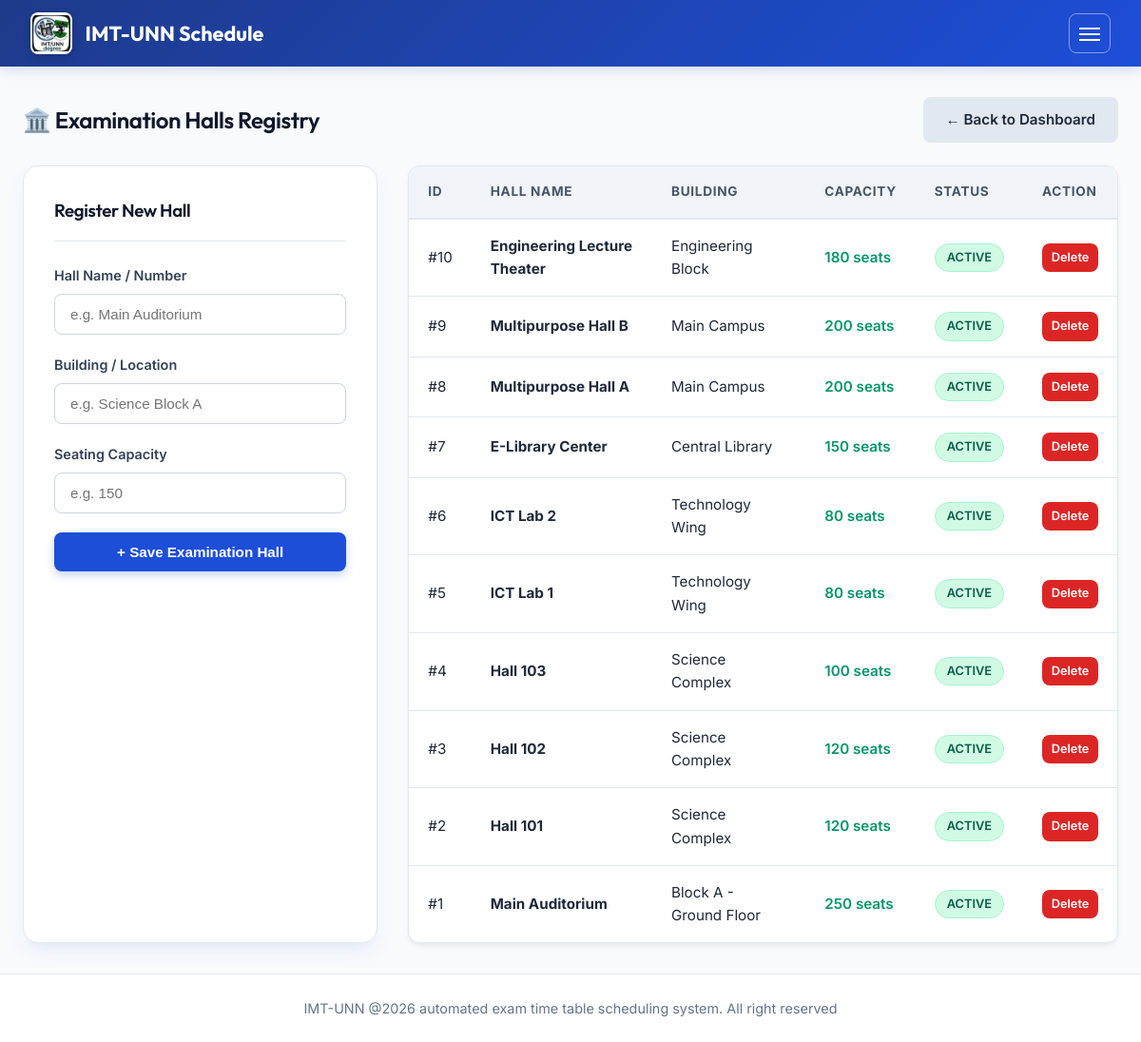
/admin/register_hall.php (signed in), run on the app's committed database.
### tables this page shows
CREATE TABLE IF NOT EXISTS `halls` (
  `id`         INT AUTO_INCREMENT PRIMARY KEY,
  `hall_name`  VARCHAR(100) NOT NULL,
  `building`   VARCHAR(100) DEFAULT NULL,
  `capacity`   INT NOT NULL DEFAULT 50,
  `status`     ENUM('active','inactive') DEFAULT 'active',
  `created_at` TIMESTAMP DEFAULT CURRENT_TIMESTAMP
);

### admin/register_hall.php (the view, shortened to what this page needs)
<?php
require_once '../includes/db.php';
$halls = $pdo->query("SELECT * FROM halls ORDER BY id DESC")->fetchAll();
require_once '../includes/header.php';
?>
<div class="page-header">
  <h2>🏛️ Examination Halls Registry</h2>
  <a href="dashboard.php" class="btn btn-secondary">&larr; Back to Dashboard</a>
</div>
<div class="management-grid">
  <div class="form-card" style="margin: 0;">
    <div class="form-header">
      <h3>Register New Hall</h3>
    </div>
    <form action="register_hall.php" method="POST">
      <div class="form-group">
        <label for="hall_name">Hall Name / Number</label>
        <input type="text" id="hall_name" name="hall_name" class="form-control" placeholder="e.g. Main Auditorium" required>
      </div>
      <div class="form-group">
        <label for="building">Building / Location</label>
        <input type="text" id="building" name="building" class="form-control" placeholder="e.g. Science Block A">
      </div>
      <div class="form-group">
        <label for="capacity">Seating Capacity</label>
        <input type="number" id="capacity" name="capacity" class="form-control" placeholder="e.g. 150" min="1" required>
      </div>
      <button type="submit" name="add_hall" class="btn btn-primary" style="width: 100%;">+ Save Examination Hall</button>
    </form>
  </div>
  <div class="table-responsive">
    <table class="custom-table">
      <thead>
        <tr>
          <th>ID</th>
          <th>Hall Name</th>
          <th>Building</th>
          <th>Capacity</th>
          <th>Status</th>
          <th>Action</th>
        </tr>
      </thead>
      <tbody>
        <?php if (!empty($halls)): ?>
          <?php foreach ($halls as $hall): ?>
            <tr>
              <td>#<?php echo $hall['id']; ?></td>
              <td><strong><?php echo htmlspecialchars($hall['hall_name']); ?></strong></td>
              <td><?php echo htmlspecialchars($hall['building'] ?: 'N/A'); ?></td>
              <td><span style="font-weight: 600; color: var(--accent-success);"><?php echo $hall['capacity']; ?> seats</span></td>
              <td><span class="badge badge-published"><?php echo ucfirst($hall['status']); ?></span></td>
              <td>
                <a href="register_hall.php?delete=<?php echo $hall['id']; ?>" onclick="return confirmDelete('Are you sure you want to delete this hall?');" class="btn btn-danger" style="padding: 0.3rem 0.6rem; font-size: 0.8rem;">Delete</a>
              </td>
            </tr>
          <?php endforeach; ?>
        <?php else: ?>
          <tr>
            <td colspan="6" style="text-align: center; color: var(--text-muted);">No examination halls registered yet.</td>
          </tr>
        <?php endif; ?>
      </tbody>
    </table>
  </div>
</div>
<?php require_once '../includes/footer.php'; ?>

### css/style.css (style rules this page uses)
:root { --bg-main: #f8fafc; --bg-card: #ffffff; --bg-card-hover: #f1f5f9; --text-main: #0f172a; --text-muted: #64748b; --accent-primary: #1d4ed8; --accent-primary-hover: #1e40af; --accent-blue-light: #eff6ff; --accent-success: #059669; --accent-warning: #d97706; --accent-danger: #dc2626; --accent-info: #0284c7; --border-color: #e2e8f0; --nav-bg: linear-gradient(135deg, #1e3a8a 0%, #1d4ed8 100%); --radius-sm: 8px; --radius-md: 12px; --radius-lg: 16px; --shadow-main: 0 10px 25px -5px rgba(29, 78, 216, 0.08), 0 8px 10px -6px rgba(0, 0, 0, 0.04); --shadow-card: 0 4px 6px -1px rgba(0, 0, 0, 0.05), 0 2px 4px -1px rgba(0, 0, 0, 0.03); --transition: all 0.25s cubic-bezier(0.4, 0, 0.2, 1); }
* { box-sizing: border-box; margin: 0; padding: 0; }
body { font-family: 'Inter', sans-serif; background-color: var(--bg-main); color: var(--text-main); min-height: 100vh; display: flex; flex-direction: column; line-height: 1.6; }
h1, h2, h3, h4, h5, h6 { font-family: 'Outfit', sans-serif; font-weight: 600; color: #0f172a; letter-spacing: -0.02em; }
a { color: var(--accent-primary); text-decoration: none; transition: var(--transition); }
.form-card { background: var(--bg-card); border: 1px solid var(--border-color); border-radius: var(--radius-lg); padding: 2rem; max-width: 650px; margin: 0 auto 2rem; box-shadow: var(--shadow-main); }
.form-header { margin-bottom: 1.5rem; border-bottom: 1px solid var(--border-color); padding-bottom: 1rem; }
.form-group { margin-bottom: 1.25rem; }
.form-group label { display: block; font-size: 0.9rem; font-weight: 600; margin-bottom: 0.5rem; color: #334155; }
.form-control { width: 100%; padding: 0.75rem 1rem; background: #ffffff; border: 1px solid #cbd5e1; border-radius: var(--radius-sm); color: var(--text-main); font-size: 0.95rem; transition: var(--transition); }
.btn { display: inline-flex; align-items: center; justify-content: center; gap: 0.5rem; padding: 0.75rem 1.5rem; font-size: 0.95rem; font-weight: 600; border-radius: var(--radius-sm); border: none; cursor: pointer; transition: var(--transition); }
.btn-primary { background: var(--accent-primary); color: #ffffff; box-shadow: 0 4px 10px rgba(29, 78, 216, 0.25); }
.btn-danger { background: var(--accent-danger); color: #ffffff; }
.btn-secondary { background: #e2e8f0; color: #1e293b; }
.table-responsive { width: 100%; overflow-x: auto; background: var(--bg-card); border: 1px solid var(--border-color); border-radius: var(--radius-md); box-shadow: var(--shadow-card); }
.custom-table { width: 100%; border-collapse: collapse; text-align: left; }
.custom-table th { background: #f1f5f9; padding: 1rem 1.25rem; font-size: 0.85rem; text-transform: uppercase; letter-spacing: 0.05em; color: #475569; border-bottom: 2px solid var(--border-color); font-weight: 700; }
.custom-table td { padding: 1rem 1.25rem; border-bottom: 1px solid var(--border-color); font-size: 0.95rem; color: #1e293b; }
.custom-table tbody tr:last-child td { border-bottom: none; }
.badge { display: inline-block; padding: 0.25rem 0.75rem; font-size: 0.8rem; font-weight: 600; border-radius: 50px; text-transform: uppercase; }
.badge-published { background: #d1fae5; color: #065f46; border: 1px solid #a7f3d0; }
.page-header { display: flex; justify-content: space-between; align-items: center; gap: 1rem; margin-bottom: 1.5rem; }
.management-grid { display: grid; grid-template-columns: 1fr 2fr; gap: 2rem; }

### data on the page
halls: id "10", hall_name "Engineering Lecture Theater", building "Engineering Block", capacity "180", status "ACTIVE"
halls: id "9", hall_name "Multipurpose Hall B", building "Main Campus", capacity "200", status "ACTIVE"
halls: id "8", hall_name "Multipurpose Hall A", building "Main Campus", capacity "200", status "ACTIVE"
halls: id "7", hall_name "E-Library Center", building "Central Library", capacity "150", status "ACTIVE"
halls: id "6", hall_name "ICT Lab 2", building "Technology Wing", capacity "80", status "ACTIVE"
halls: id "5", hall_name "ICT Lab 1", building "Technology Wing", capacity "80", status "ACTIVE"
halls: id "4", hall_name "Hall 103", building "Science Complex", capacity "100", status "ACTIVE"
halls: id "3", hall_name "Hall 102", building "Science Complex", capacity "120", status "ACTIVE"
halls: id "2", hall_name "Hall 101", building "Science Complex", capacity "120", status "ACTIVE"
halls: id "1", hall_name "Main Auditorium", building "Block A - Ground Floor", capacity "250", status "ACTIVE"
